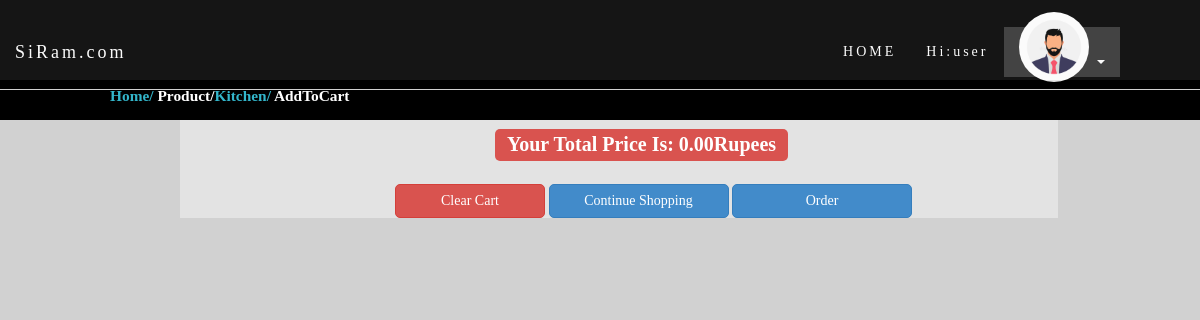
The page /kitchen/shopping_cart.php (signed in) on the database its author committed.
### tables this page shows
CREATE TABLE `member` (
  `mem_id` int(11) NOT NULL,
  `firstname` varchar(50) NOT NULL,
  `lastname` varchar(50) NOT NULL,
  `username` varchar(30) NOT NULL,
  `email` varchar(25) NOT NULL,
  `password` varchar(12) NOT NULL,
  `profile` varchar(255) NOT NULL,
  `product` varchar(255) NOT NULL
);

### db/session.php (called while the page is built, shortened)
<?php
$id_session=$_SESSION['id'];
?>

### kitchen/shopping_cart.php (the view, shortened to what this page needs)
<?php require("../db/session.php");?>
<html>
<head>
<link href="style.css" type="text/css" rel="stylesheet" />
<link rel="stylesheet" type="text/css" href="../bootstrap/css/bootstrap.min.css">
</head>
<body style="background:#d1d1d1;font-family:comic sans Ms,sarif;">
<nav class="navbar navbar-default navbar-fixed-top" style="background:#000;">
  <div class="container-fluid">
    <div class="navbar-header">
      <a class="navbar-brand" id="font" href="../index2.php" >SiRam.com</a>
    </div>
    <?php require ('../db/config.php'); ?>
     <?php if (!isset($no_visible_elements) || !$no_visible_elements) { ?>
<?php
              $result= mysqli_query($conn,"select * from member where  mem_id = $id_session") or die (mysqli_error());
              while ($row= mysqli_fetch_array ($result) ){
              ?>
    <div class="collapse navbar-collapse" id="myNavbar">
      <ul class="nav navbar-nav navbar-right" style="margin-right:80px;">
        <li class="font"><a href="../index2.php">HOME</a></li>
        <li class="font"><a href="">Hi:<?php echo $row['username']?></a></li>
        <li class="dropdown">
          <a class="dropdown-toggle" data-toggle="dropdown" href="#" style="background-color:#333;height: 50px;"><img src="../profile/<?php echo $row ['profile'];?>" style="width:70px;height: 70px;margin-top: 0px;border-radius: 360px;margin-top: -30px;">
          <span class="caret" style="color: #ffffff;"></span></a>
        </li>
         <?php }?>
     <?php } ?>
      </ul>
    </div>
  </div>
</nav><br><br><br><br>
<div class="txt-heading" style="height:40px;"><span style="margin-left:100px;"><a href="../index2.php" style="color:#33B6CB;text-decoration:none;">Home/</a> Product/<a href="kitchen.php" style="color:#33B6CB;text-decoration:none;">Kitchen/</a> AddToCart</span></div>
 <div class="container-fluid" style="max-width:95%;">
  <div class="row">
    <div class="col-sm-2">
    </div>
    <div class="col-sm-9" style="background-color:#e3e3e3">
      <div id="shopping-cart" >
<?php
$total_price = 0.00;
?>
<span class="label label-danger" style="margin-left:300px;font-size:20px;">Your Total Price Is: <span id="total_price"><?php echo  number_format($total_price,2). "Rupees "; ?></span></span>
<div class="cart_footer_link" style="margin-top:30px;margin-left:200px;">
<a href="shopping_cart.php?action=empty" class="btn btn-danger" style="border-radius:5px;width:150px;">Clear Cart</a>
<a href="kitchen.php" title="Cart" class="btn btn-primary" style="border-radius:5px;width:180px;">Continue Shopping</a>
<a href="#" class="btn btn-primary" style="border-radius:5px;width:180px;">Order</a>
</div>
</div>
    </div>
  </div>
</div>
</body>
</html>

### kitchen/style.css (style rules this page uses)
body { font-family:comic sans Ms,serif; font: 400 15px/1.8 comic sans Ms,serif; color: #777; font-weight:600px; background-color:#d2d2d2; }
.navbar { font-family:comic sans Ms,serif; height: 90px; margin-bottom: 0; border: 0; font-size: 14px !important; letter-spacing: 3px; opacity: 0.9; }
#font { color: #ffffff !important; }
.font a { color: #ffffff !important; }
.navbar li a, .navbar .navbar-brand { margin-top: 27px; }
.txt-heading { padding: 5px 10px;font-size:1.1em;font-weight:bold;color:#999; }
.txt-heading { background-color: #000; color:#FFF; }

### rows shown on the page
member: username "user", profile (picture)

### other values the page prints
$total_price "0.00"
